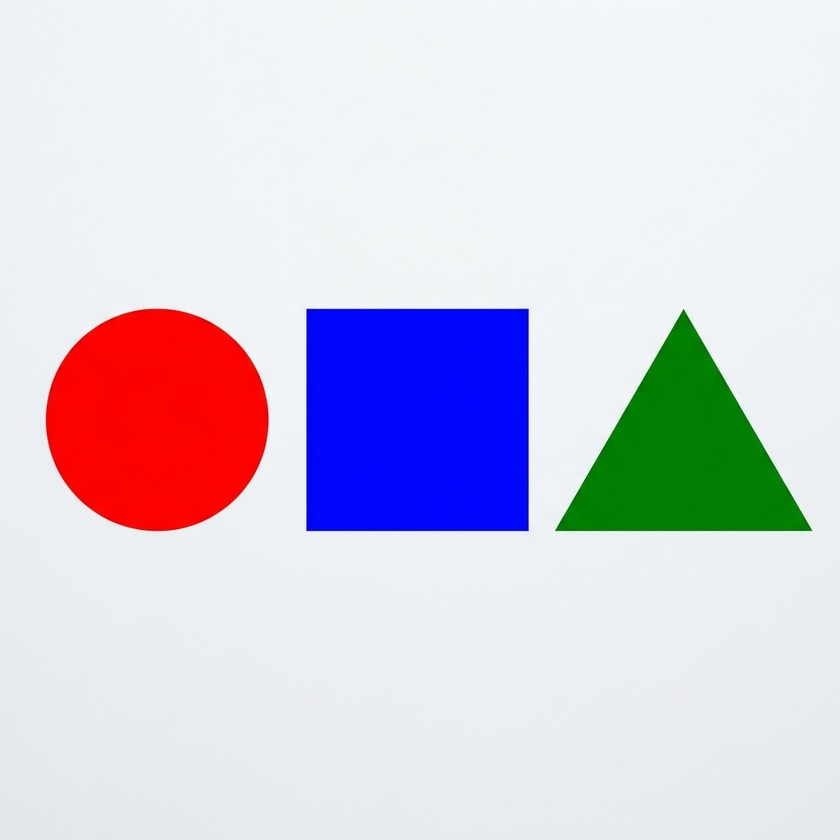
#> input picture sample_shapes.jpg, 840 x 840 px, shrunk from 1024 x 1024 before the run
$ python 06_shape_detection.py
#> lines starting #> are read from the running program, lines starting #| are printed output that depends on the picture; after the words box and inside, x2 and y2 are one past the last pixel; in counts of white or black regions, pixels touching at a corner belong together
import cv2

# 讀取包含各種形狀的圖片
img = cv2.imread("sample_shapes.jpg")
#> img is the input picture: shape (840, 840, 3); mean B, G, R 221.4, 206.6, 211.7

if img is None:
    print("找不到圖片！")
else:
    # 1. 前處理
    gray = cv2.cvtColor(img, cv2.COLOR_BGR2GRAY)
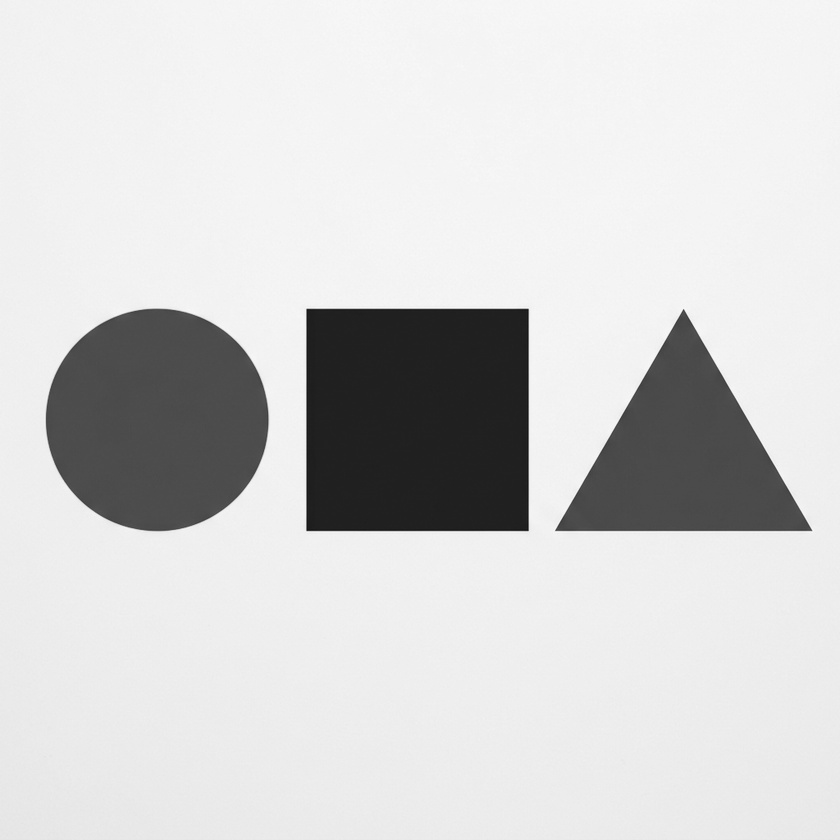
#> gray: shape (840, 840); min 17, max 250, mean 209.8
    blur = cv2.GaussianBlur(gray, (5, 5), 0)
    # 使用門檻值 (Threshold) 轉為二值化影像 (黑白)
    _, thresh = cv2.threshold(blur, 200, 255, cv2.THRESH_BINARY_INV)
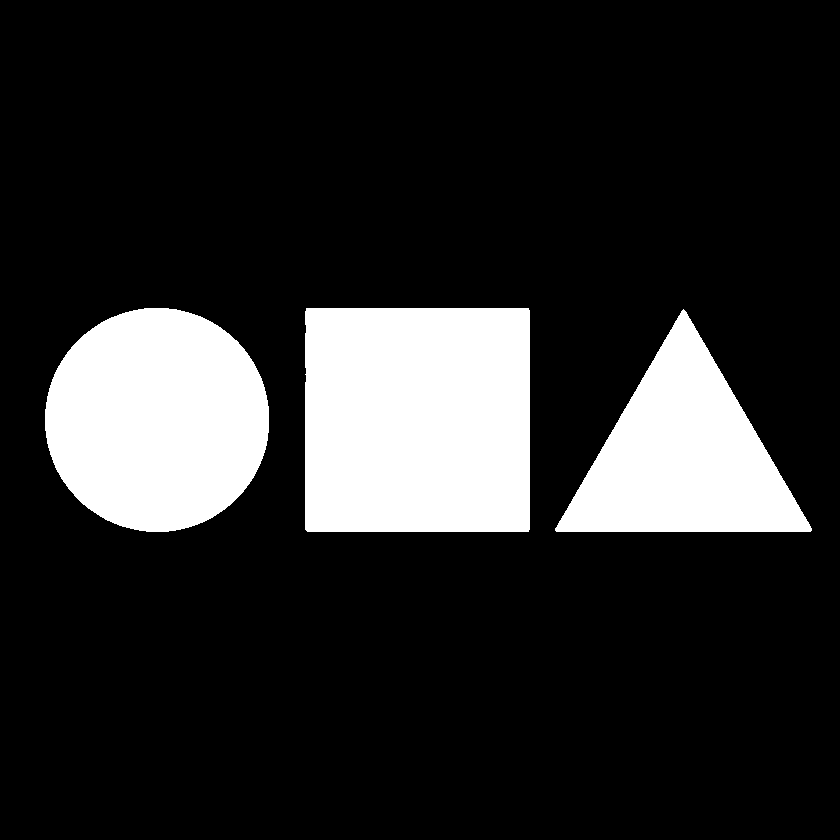
#> thresh: shape (840, 840); 16.9% white; 3 white regions

    # 2. 尋找輪廓
    # RETR_EXTERNAL 只抓最外層的輪廓
    contours, _ = cv2.findContours(thresh, cv2.RETR_EXTERNAL, cv2.CHAIN_APPROX_SIMPLE)
#> contours = 3 contours; box (x1, y1, x2, y2) and area: (305, 308, 530, 532) 49924, (45, 308, 269, 532) 39214, (555, 309, 812, 532) 28883

    for cnt in contours:
        # 計算輪廓面積，太小的可能是雜訊，忽略它
        area = cv2.contourArea(cnt)
        if area < 500:
            continue

        # 3. 多邊形逼近 (Polygon Approximation)
        # 它可以簡化輪廓的點數，用來判斷形狀的邊數
        epsilon = 0.04 * cv2.arcLength(cnt, True)
        approx = cv2.approxPolyDP(cnt, epsilon, True)

        # 取得頂點數量
        objCor = len(approx)

        # 取得邊界框以便標記文字
        x, y, w, h = cv2.boundingRect(approx)

        # 4. 根據頂點數量判斷形狀
        if objCor == 3:
            objectType = "Triangle"
        elif objCor == 4:
            # 判斷是正方形還是長方形 (長寬比)
            aspRatio = w / float(h)
            if 0.95 < aspRatio < 1.05:
                objectType = "Square"
            else:
                objectType = "Rectangle"
        elif objCor > 4:
            objectType = "Circle"
        else:
            objectType = "None"

        # 5. 繪製輪廓與標籤
        cv2.drawContours(img, [cnt], -1, (255, 0, 0), 2)
        cv2.putText(img, objectType, (x + (w // 2) - 10, y + (h // 2)),
                    cv2.FONT_HERSHEY_SIMPLEX, 0.5, (0, 0, 0), 2)
#> this loop made 3 passes
#> (area, epsilon, approx, objCor, x, y, w, h) on pass 2: (49923.5, 35.74, [[306, 308], [305, 529], [528, 531], [528, 308]], 4, 305, 308, 224, 224)
#> (area, epsilon, approx, objCor, x, y, w, h) on pass 1: (28883, 32.19, [[683, 309], [556, 531], [811, 530]], 3, 556, 309, 256, 223)
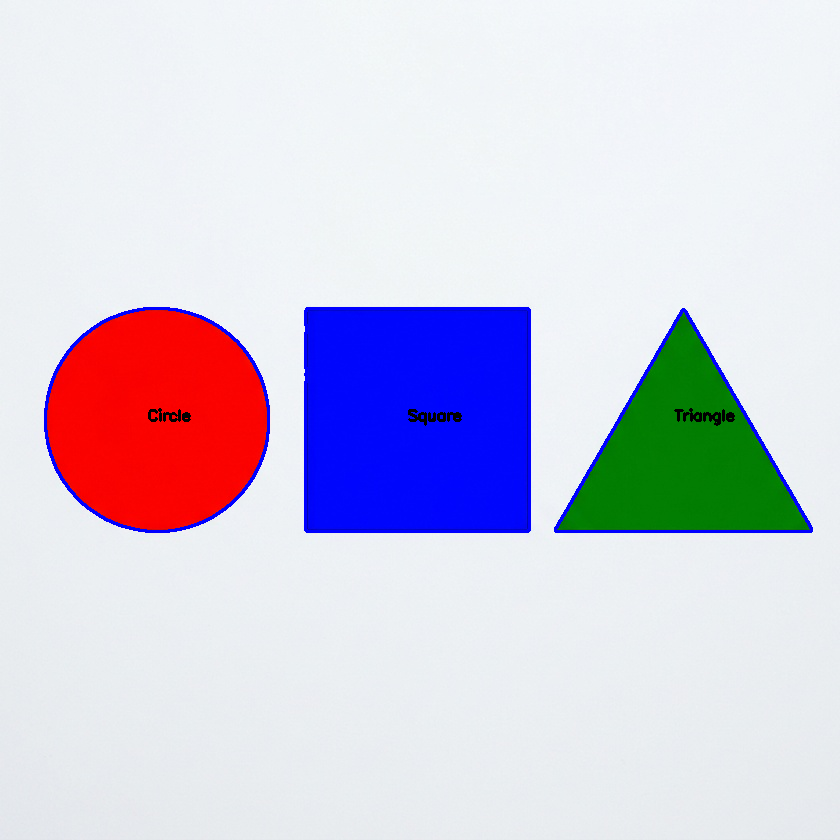
#> img: shape (840, 840, 3); 1.26% of pixels changed, all inside (x1, y1, x2, y2) = (44, 307, 813, 533)

    # 顯示辨識結果
    cv2.imshow("Shape Detection", img)
    cv2.waitKey(0)
    cv2.destroyAllWindows()
